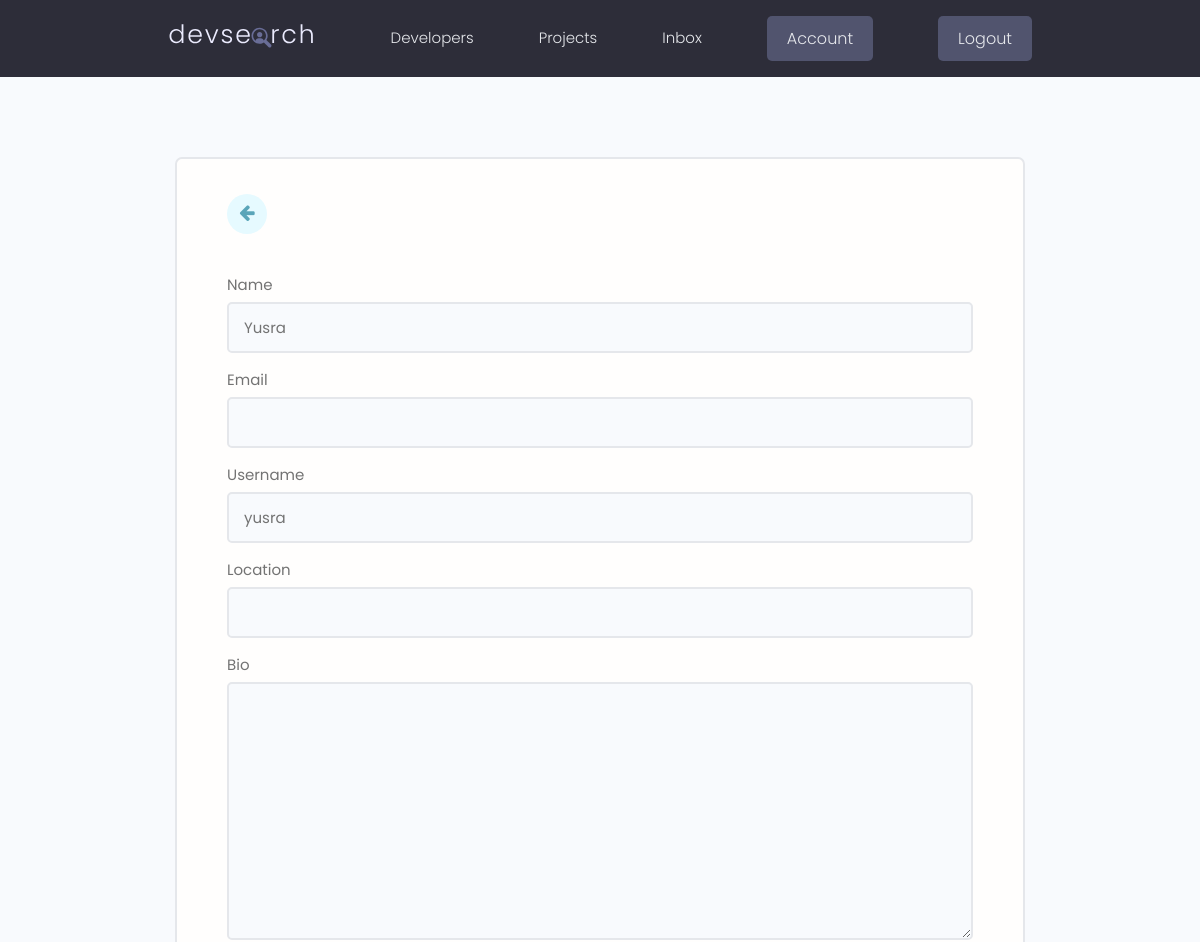
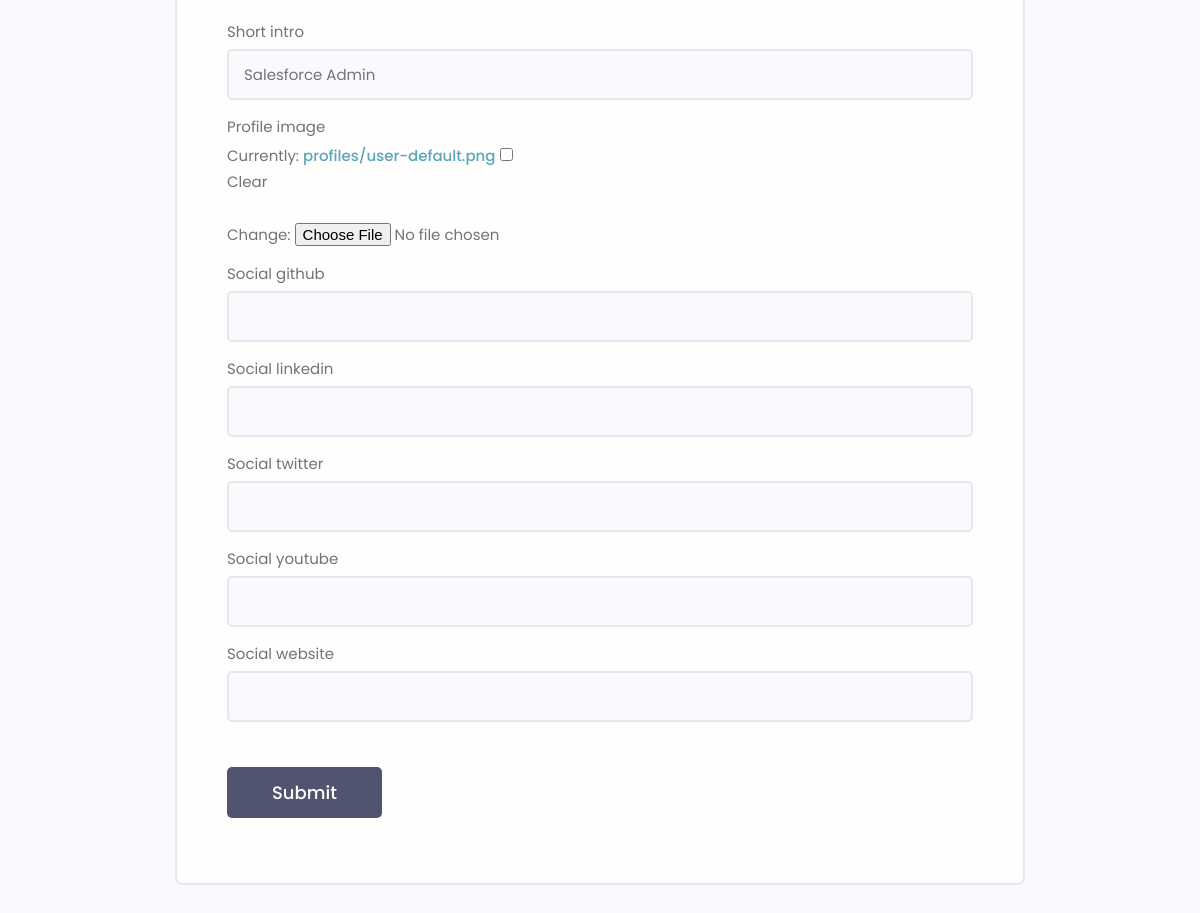
Page /edit-account/ (signed in) on the committed database (2 pictures, top to bottom).
### users/models.py (models this page shows, shortened)
class Profile(models.Model):
    user = models.OneToOneField(User, on_delete=models.CASCADE, null=True, blank=True)
    name = models.CharField(max_length=200, null=True, blank=True)
    email = models.EmailField(max_length=500, null=True, blank=True)
    username = models.CharField(max_length=200, null=True, blank=True)
    location = models.CharField(max_length=200, null=True, blank=True)
    short_intro = models.CharField(max_length=200, null=True, blank=True)
    bio = models.TextField(null=True, blank=True)
    profile_image = models.ImageField(
        null=True,
        blank=True,
        upload_to="profiles/",
        default="profiles/user-default.png",
    )
    social_github = models.CharField(max_length=200, null=True, blank=True)
    social_twitter = models.CharField(max_length=200, null=True, blank=True)
    social_linkedin = models.CharField(max_length=200, null=True, blank=True)
    social_youtube = models.CharField(max_length=200, null=True, blank=True)
    social_website = models.CharField(max_length=200, null=True, blank=True)
    created = models.DateTimeField(auto_now_add=True)
    id = models.UUIDField(
        default=uuid.uuid4, unique=True, primary_key=True, editable=False
    )

### users/views.py (the view)
# urls.py: path("edit-account/", views.editAccount, name="edit-account"),
@login_required
def editAccount(request):
    profile = request.user.profile
    form = ProfileForm(instance=profile)
    if request.method == "POST":
        form = ProfileForm(request.POST, request.FILES, instance=profile)
        if form.is_valid():
            form.save()
            return redirect("account")
    context = {"form": form}
    return render(request, "users/profile_form.html", context)

### users/forms.py
class ProfileForm(ModelForm):
    class Meta:
        model = Profile
        fields = [
            "name",
            "email",
            "username",
            "location",
            "bio",
            "short_intro",
            "profile_image",
            "social_github",
            "social_linkedin",
            "social_twitter",
            "social_youtube",
            "social_website",
        ]
    def __init__(self, *args, **kwargs):
        super(ProfileForm, self).__init__(*args, **kwargs)
        for name, field in self.fields.items():
            field.widget.attrs.update({"class": "input"})

### users/templates/users/profile_form.html (shortened to what this page needs)
{% extends 'main.html' %}
{% block content %}
  <main class="formPage my-xl">
    <div class="content-box">
        <div class="formWrapper">
            <a class="backButton" href="{% url 'account' %}"><i class="fa fa-arrow-left"></i></a>
            <br>
            <form class="form" action="{% url 'edit-account' %}" method="post" enctype="multipart/form-data">
                {% for field in form  %}
                       <div class="form__field">
                        <label for="formInput#text">{{field.label}} </label>
                       {{field}}
                    </div>
                {% endfor %}
                <input class="btn btn--sub btn--lg  my-md" type="submit" value="Submit" />
            </form>
        </div>
    </div>
</main>
{% endblock %}

### static/styles/app.css (style rules this page uses)
:root { --color-sub: #2d2d39; }
.btn--sub { background-color: var(--color-sub-light); }
.content-box { width: 95%; max-width: 85rem; margin: 0 auto; }
.backButton { background: var(--color-main-light); color: var(--color-main); width: 4rem; height: 4rem; display: flex; align-items: center; justify-content: center; border-radius: 50%; }
.backButton i { font-size: 1.8rem; }
.formPage .formWrapper { list-style: none; background: var(--color-white); padding: 3.5rem 5rem; border: 2px solid var(--color-light); border-radius: 0.7rem; }

### static/uikit/styles/modules/_variables.css (style rules this page uses)
:root { --color-main: #5aa5b9; --color-main-light: #e6faff; --color-sub: #3f4156; --color-sub-light: #51546e; --color-sub-lighter: #ededfd; --color-text: #737373; --color-gray: #8b8b8b; --color-light: #e5e7eb; --color-light-gray: #767676; --color-bg: #f8fafd; --color-white: #fffefd; --color-white-light: #f3f3f3; --color-success: #359e64; --color-success-bg: #def8e8; --color-error: #fc4b0b; --color-error-bg: #fff2ee; --font-base: 'Poppins', arial, helvetica, 'Segoe UI', roboto, ubuntu, sans-serif; --font-monospace: 'Fira Code', 'Courier New', courier, monospace; --font-regular: 300; --font-medium: 500; --font-bold: 700; --generic-shadow: 1px 1px 5px #00000010; --generic-transition: all 0.3s ease-in-out; }

### static/uikit/styles/modules/_base.css (style rules this page uses)
* { margin: 0; padding: 0; box-sizing: border-box; text-rendering: optimizeLegibility; color: inherit; font-size: inherit; }
html { font-size: 50%; }
@media only screen and (min-width: 480px) { html { font-size: 56.25%; } }
@media only screen and (min-width: 1200px) { html { font-size: 62.5%; } }
body { line-height: 1.6; font-weight: 400; font-size: 1.5rem; color: var(--color-text); background-color: var(--color-bg); min-height: 100vh; }

### static/uikit/styles/modules/_typography.css (style rules this page uses)
* { font-family: var(--font-base); }
a { padding-bottom: 2px; text-decoration: none; display: inline-block; color: var(--color-main); font-weight: var(--font-medium); }

### static/uikit/styles/modules/_utilities.css (style rules this page uses)
.my-md { margin: 3rem auto; }
.my-xl { margin: 8rem auto; }

### static/uikit/styles/modules/_button.css (style rules this page uses)
.btn { display: inline-block; position: relative; cursor: pointer; background-color: var(--color-light); font-weight: var(--font-medium); color: var(--color-sub); text-decoration: none; padding: 1rem 2rem; border-radius: 0.5rem; border: none; width: -webkit-fit-content; width: -moz-fit-content; width: fit-content; height: -webkit-fit-content; height: -moz-fit-content; height: fit-content; font-size: 1.6rem; outline-width: 0; outline-color: transparent; -webkit-backface-visibility: hidden; backface-visibility: hidden; transition: all 0.3s ease-in-out; }
.btn--sub { background-color: var(--color-sub); color: var(--color-white); }
.btn--lg { font-size: 1.8rem; padding: 1.2rem 4.5rem; }

### static/uikit/styles/modules/_form.css (style rules this page uses)
.form { display: block; }
.form__field { margin-top: 1.5rem; margin-bottom: 1.5rem; }
.form__label, .form__field > label { display: block; margin-bottom: 0.5rem; color: var(--color-text); }
input.input[type='text'], input.input[type='email'], input.input[type='password'], input.input[type='number'], textarea.input { min-width: 24rem; width: 100%; padding: 1.2rem 1.5rem; border-radius: 0.5rem; border: 2px solid var(--color-light); transition: all 0.3s ease-in-out; background-color: var(--color-bg); }

### rows in the picture
Profile: form "Yusra" "yusra" "Salesforce Admin"

### other values in the picture
{{ field.label }} "Name" "Email" "Username" "Location" "Bio" "Short intro" "Profile image" "Social github" "Social linkedin" "Social twitter" "Social youtube" "Social website"
